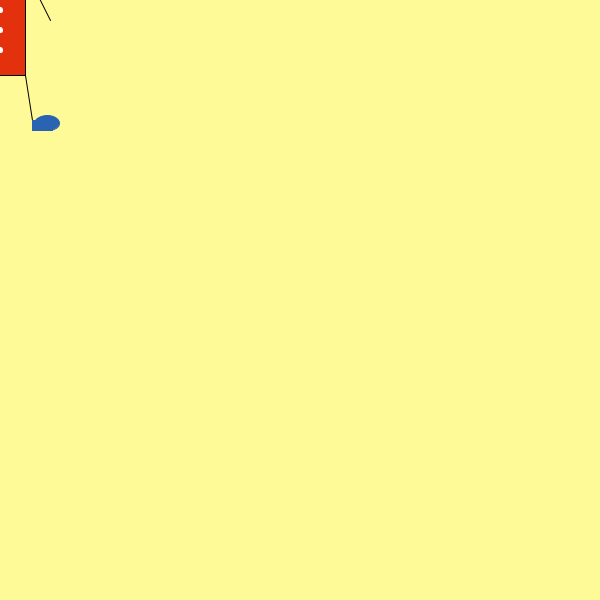
Frame 1 (no input)
Frame 60 (the mouse pressed at the canvas centre just before this capture): identical to frame 1, image omitted
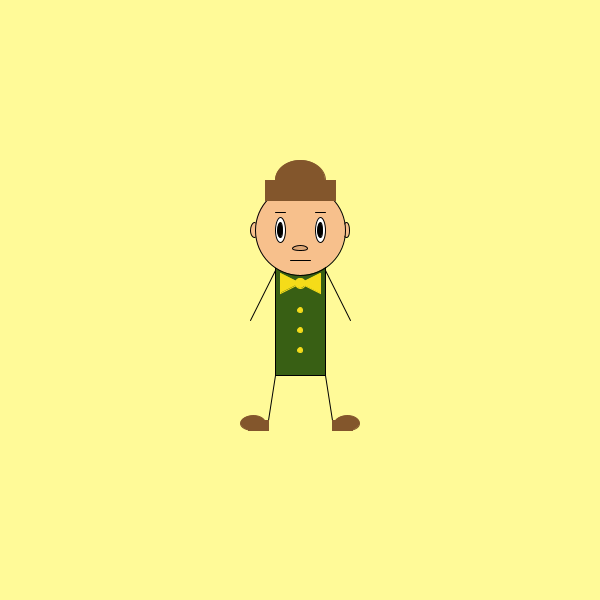
Frame 120 (the mouse held since frame 60 and released just before this capture)

The Processing sketch that drew these frames (run headless with seeded random() and noise(); from frame 60 on, the mouse is pressed at the canvas centre):

// Processing sketch: processing_125797
// ── processing_125797.pde

void setup () {
  size(600, 600);
}
  
  void draw() {
      background(255, 250, 152);
    if (mousePressed) {
      rectMode(CENTER); //corpo
      fill(56, 95, 20);
      rect(mouseX, mouseY, 50, 150);
      fill(247, 192, 140); //orecchie
      ellipse(mouseX-46, mouseY-70, 7, 15);
      ellipse(mouseX+46, mouseY-70, 7, 15);
      stroke(0); //faccia
      ellipse(mouseX, mouseY-70, 90, 90);
      fill(255); //occhi
      ellipse(mouseX-20, mouseY-70, 10, 25);
      ellipse(mouseX+20, mouseY-70, 10, 25);
      fill(0); //pupille
      ellipse(mouseX-20, mouseY-70, 5, 15);
      ellipse(mouseX+20, mouseY-70, 5, 15);
      fill(222, 168, 119); //naso
      ellipse(mouseX, mouseY-52, 15, 5);
      fill(131, 86, 44); //cappello
      stroke(131, 86, 44);
      ellipse(mouseX, mouseY-120, 50, 40);
      rectMode(CENTER);
      rect(mouseX, mouseY-110, 70, 20);
      fill(245, 220, 25); //papillon
      stroke(245, 220, 25);
      triangle(mouseX-20, mouseY-7, mouseX-20, mouseY-27, mouseX, mouseY-17);
      triangle(mouseX+20, mouseY-7, mouseX, mouseY-17, mouseX+20, mouseY-27);
      ellipse(mouseX, mouseY-17, 10, 10);
      ellipse(mouseX, mouseY+10, 5, 5); //bottoni
      ellipse(mouseX, mouseY+30, 5, 5);
      ellipse(mouseX, mouseY+50, 5, 5);
      stroke(0); //gambe
      line(mouseX-25, mouseY+75, mouseX-32, mouseY+120);
      line(mouseX+25, mouseY+75, mouseX+32, mouseY+120);
      line(mouseX-10, mouseY-40, mouseX+10, mouseY-40); //bocca
      fill(131, 86, 44); //scarpe
      stroke(131, 86, 44);
      rectMode(CORNERS);
      rect(mouseX-52, mouseY+120, mouseX-32, mouseY+130);
      rect(mouseX+52, mouseY+120, mouseX+32, mouseY+130);
      ellipse(mouseX-47, mouseY+123, 25, 15);
      ellipse(mouseX+47, mouseY+123, 25, 15 );
      stroke(0); //braccia
      line(mouseX-25, mouseY-30, mouseX-50, mouseY+20);
      line(mouseX+25, mouseY-30, mouseX+50, mouseY+20);
       line(mouseX-25, mouseY-88, mouseX-15, mouseY-88); //sopracciglia
      line(mouseX+25, mouseY-88, mouseX+15, mouseY-88);
      } else {
        rectMode(CENTER); //corpo
      fill(227, 49, 14);
      rect(mouseX, mouseY, 50, 150);
      fill(247, 192, 140); //orecchie
      ellipse(mouseX-46, mouseY-70, 7, 15);
      ellipse(mouseX+46, mouseY-70, 7, 15);
      stroke(0); //faccia
      ellipse(mouseX, mouseY-70, 90, 90);
      fill(255); //occhi
      ellipse(mouseX-20, mouseY-70, 10, 25);
      ellipse(mouseX+20, mouseY-70, 10, 25);
      fill(0); //pupille
      ellipse(mouseX-20, mouseY-70, 5, 15);
      ellipse(mouseX+20, mouseY-70, 5, 15);
      fill(222, 168, 119); //naso
      ellipse(mouseX, mouseY-52, 15, 5);
      fill(41, 99, 178); //cappello
      stroke(41, 99, 178);
      ellipse(mouseX, mouseY-120, 50, 40);
      rectMode(CENTER);
      rect(mouseX, mouseY-110, 70, 20);
      fill(255); //papillon
      stroke(255);
      triangle(mouseX-20, mouseY-7, mouseX-20, mouseY-27, mouseX, mouseY-17);
      triangle(mouseX+20, mouseY-7, mouseX, mouseY-17, mouseX+20, mouseY-27);
      ellipse(mouseX, mouseY-17, 10, 10);
      ellipse(mouseX, mouseY+10, 5, 5); //bottoni
      ellipse(mouseX, mouseY+30, 5, 5);
      ellipse(mouseX, mouseY+50, 5, 5);
      stroke(0); //gambe
      line(mouseX-25, mouseY+75, mouseX-32, mouseY+120);
      line(mouseX+25, mouseY+75, mouseX+32, mouseY+120);
      line(mouseX-10, mouseY-40, mouseX+10, mouseY-42); //bocca
      fill(41,99, 178); //scarpe
      stroke(41, 99, 178);
      rectMode(CORNERS);
      rect(mouseX-52, mouseY+120, mouseX-32, mouseY+130);
      rect(mouseX+52, mouseY+120, mouseX+32, mouseY+130);
      ellipse(mouseX-47, mouseY+123, 25, 15);
      ellipse(mouseX+47, mouseY+123, 25, 15 );
      stroke(0); //braccia
      line(mouseX-25, mouseY-30, mouseX-50, mouseY+20);
      line(mouseX+25, mouseY-30, mouseX+50, mouseY+20);
      line(mouseX-25, mouseY-88, mouseX-15, mouseY-85); //sopracciglia
      line(mouseX+25, mouseY-88, mouseX+15, mouseY-85);
      }
      }
      
